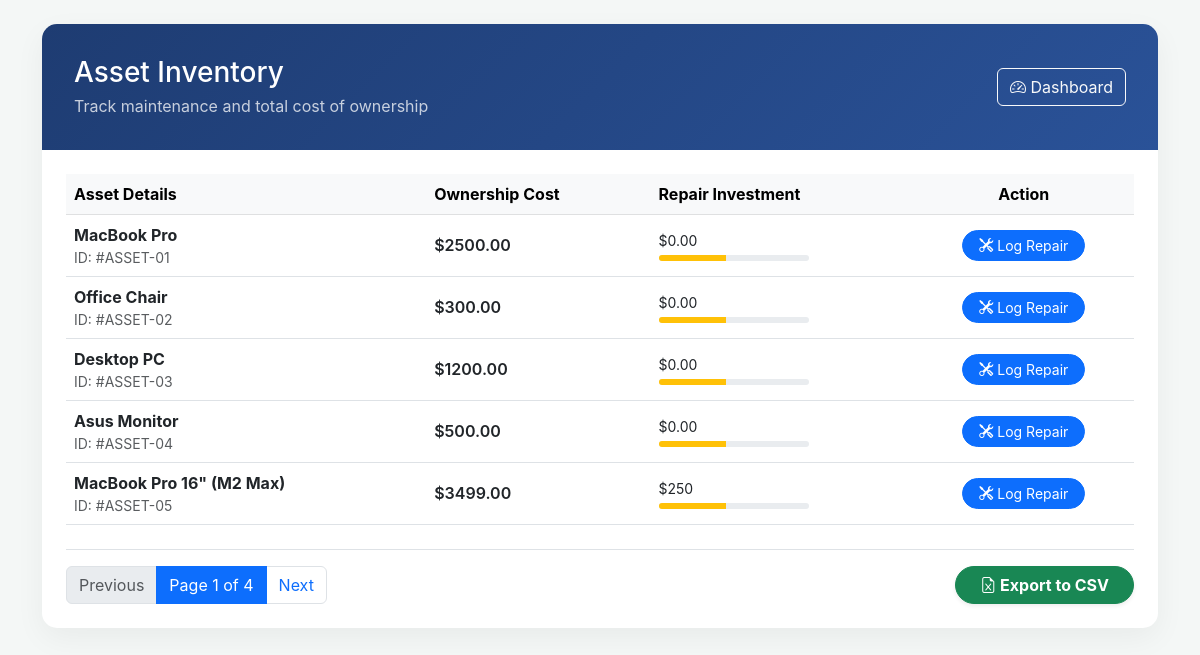
The app's page /assets/ with its own data.
### assets/models.py (models this page shows, shortened)
class Asset(models.Model):
    name = models.CharField(max_length=200)
    asset_type = models.CharField(max_length=100, default="Hardware")
    cost = models.DecimalField(max_digits=12, decimal_places=2)
    repair_cost = models.DecimalField(max_digits=12, decimal_places=2, default=0.0)
    assigned_to = models.ForeignKey(User, on_delete=models.SET_NULL, null=True, blank=True)

### assets/views.py (the view)
# urls.py: path('assets/', AssetListView.as_view(), name='asset_list'),
class AssetListView(ListView):
    model = Asset
    template_name = 'assets/asset_list.html'
    context_object_name = 'assets'
    paginate_by = 5
    def get_queryset(self):
        return Asset.objects.annotate(
            repair_total=Sum('maintenance_logs__cost')
        ).order_by('id')

### assets/templates/assets/asset_list.html (shortened to what this page needs)
<!DOCTYPE html>
<html lang="en">
<head>
    <link href="https://cdn.jsdelivr.net/npm/bootstrap@5.3.0/dist/css/bootstrap.min.css" rel="stylesheet">
    <link rel="stylesheet" href="https://cdn.jsdelivr.net/npm/bootstrap-icons@1.10.0/font/bootstrap-icons.css">
</head>
<body class="p-4">
    <div class="container">
        <div class="table-card bg-white">
            <div class="header-gradient d-flex justify-content-between align-items-center">
                <div>
                    <h1 class="h3 mb-1">Asset Inventory</h1>
                    <p class="mb-0 opacity-75">Track maintenance and total cost of ownership</p>
                </div>
                <a href="/" class="btn btn-outline-light"><i class="bi bi-speedometer2"></i> Dashboard</a>
            </div>
            <div class="p-4">
                <table class="table table-hover align-middle">
                    <thead class="table-light">
                        <tr>
                            <th>Asset Details</th>
                            <th>Ownership Cost</th>
                            <th>Repair Investment</th>
                            <th class="text-center">Action</th>
                        </tr>
                    </thead>
                    <tbody>
                        {% for asset in assets %}
                        <tr>
                            <td>
                                <div class="fw-bold text-dark">{{ asset.name }}</div>
                                <div class="text-muted small">ID: #ASSET-0{{ asset.id }}</div>
                            </td>
                            <td>
                                <div class="fw-semibold">${{ asset.cost }}</div>
                            </td>
                            <td>
                                <div class="d-flex justify-content-between mb-1">
                                    <span class="small {% if asset.repair_total > 500 %}text-danger{% endif %}">
                                        ${{ asset.repair_total|default:"0.00" }}
                                    </span>
                                </div>
                                <div class="progress" style="height: 6px; width: 150px;">
                                    <div class="progress-bar bg-warning" role="progressbar"
                                         style="width: 45%" aria-valuenow="45" aria-valuemin="0" aria-valuemax="100"></div>
                                </div>
                            </td>
                            <td class="text-center">
                                <a href="{% url 'maintain_asset' asset.pk %}" class="btn btn-primary btn-sm btn-maintain rounded-pill px-3">
                                    <i class="bi bi-tools"></i> Log Repair
                                </a>
                            </td>
                        </tr>
                        {% endfor %}
                    </tbody>
                </table>
                <div class="d-flex justify-content-between align-items-center mt-4 border-top pt-3">
                    <nav aria-label="Asset pagination">
                        <ul class="pagination mb-0">
                            {% if page_obj.has_previous %}
                                <li class="page-item"><a class="page-link" href="?page={{ page_obj.previous_page_number }}">Previous</a></li>
                            {% else %}
                                <li class="page-item disabled"><span class="page-link">Previous</span></li>
                            {% endif %}
                            <li class="page-item active">
                                <span class="page-link">Page {{ page_obj.number }} of {{ page_obj.paginator.num_pages }}</span>
                            </li>
                            {% if page_obj.has_next %}
                                <li class="page-item"><a class="page-link" href="?page={{ page_obj.next_page_number }}">Next</a></li>
                            {% else %}
                                <li class="page-item disabled"><span class="page-link">Next</span></li>
                            {% endif %}
                        </ul>
                    </nav>
                    <a href="{% url 'export_csv' %}" class="btn btn-success fw-bold shadow-sm rounded-pill px-4">
                        <i class="bi bi-file-earmark-excel"></i> Export to CSV
                    </a>
                </div>
                </div>
        </div>
    </div>
</body>
</html>

### assets/templates/assets/asset_list.html (style rules this page uses)
body { background-color: #f4f7f6; font-family: 'Inter', sans-serif; }
.table-card { border: none; border-radius: 15px; box-shadow: 0 10px 30px rgba(0,0,0,0.05); }
.header-gradient { background: linear-gradient(135deg, #1e3c72 0%, #2a5298 100%); color: white; border-radius: 15px 15px 0 0; padding: 2rem; }
.btn-maintain { transition: transform 0.2s; }

### records on screen
Asset: name "MacBook Pro", id "1", cost "2500.00", repair_total "0.00"
Asset: name "Office Chair", id "2", cost "300.00", repair_total "0.00"
Asset: name "Desktop PC", id "3", cost "1200.00", repair_total "0.00"
Asset: name "Asus Monitor", id "4", cost "500.00", repair_total "0.00"
Asset: name "MacBook Pro 16\" (M2 Max)", id "5", cost "3499.00", repair_total "250"

### other values on screen
{{ page_obj.number }} "1"
{{ page_obj.paginator.num_pages }} "4"
